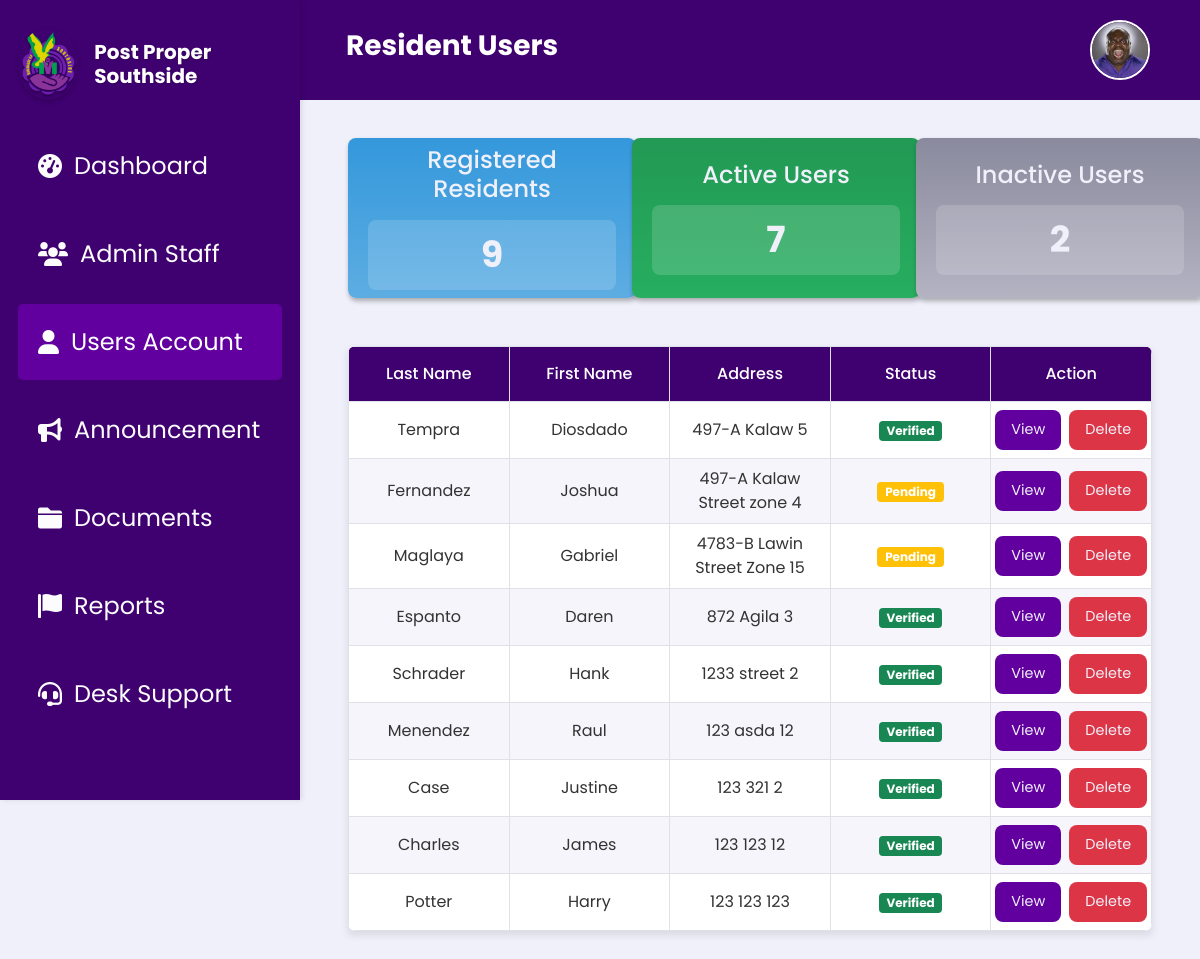
Page /users.php (signed in) on the earlier database version.
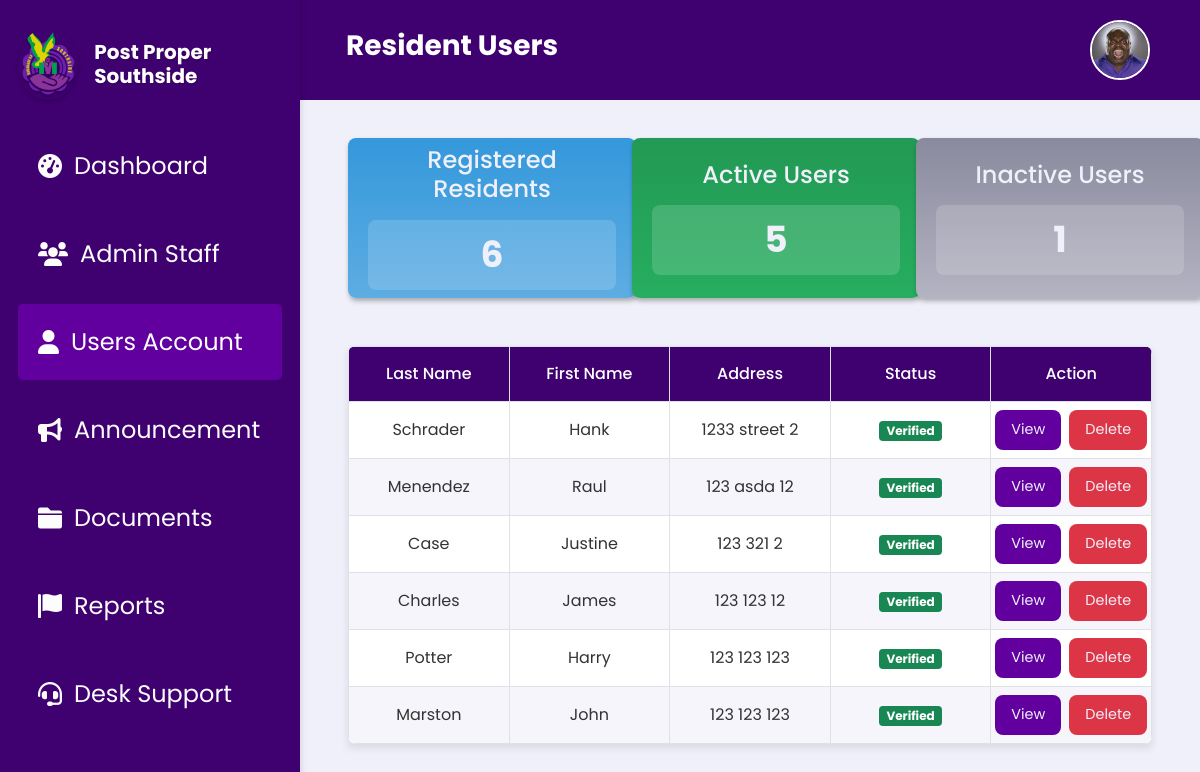
Same page on the later database version.
### tables this page shows
CREATE TABLE `user_accounts` (
  `id` int(11) NOT NULL,
  `firstName` varchar(50) NOT NULL,
  `lastName` varchar(50) NOT NULL,
  `username` varchar(50) NOT NULL,
  `age` int(11) DEFAULT NULL,
  `gender` enum('male','female') NOT NULL,
  `adrHouseNo` varchar(10) DEFAULT NULL,
  `adrZone` varchar(20) DEFAULT NULL,
  `adrStreet` varchar(100) DEFAULT NULL,
  `birthday` varchar(255) DEFAULT NULL,
  `password` varchar(255) NOT NULL,
  `user_profile_picture` longtext NOT NULL,
  `last_active` timestamp NULL DEFAULT NULL,
  `full_name` varchar(255) GENERATED ALWAYS AS (concat(`firstName`,' ',`lastName`)) STORED,
  `status` enum('pending','verified','rejected') NOT NULL DEFAULT 'pending',
  `user_valid_id` longtext DEFAULT NULL,
  `user_valid_id_back` longtext DEFAULT NULL
);

### users.php (the view, shortened to what this page needs)
<?php
include 'db.php';
$inactiveThreshold = date('Y-m-d H:i:s', strtotime('-30 days'));
try {
    $sql = "SELECT id, firstName, lastName, age, gender, adrHouseNo, adrZone, adrStreet, birthday, status FROM user_accounts";
    $stmt = $conn->prepare($sql);
    $stmt->execute();
    $users = $stmt->fetchAll(PDO::FETCH_ASSOC);
    $registeredResidentsQuery = "SELECT COUNT(*) AS count FROM user_accounts";
    $registeredResidentsResult = $conn->query($registeredResidentsQuery)->fetch(PDO::FETCH_ASSOC);
    $registeredResidentsCount = $registeredResidentsResult['count'];
    $activeUsersQuery = "SELECT COUNT(*) AS count FROM user_accounts
                        WHERE last_active >= :threshold";
    $stmt = $conn->prepare($activeUsersQuery);
    $stmt->bindParam(':threshold', $inactiveThreshold);
    $stmt->execute();
    $activeUsersResult = $stmt->fetch(PDO::FETCH_ASSOC);
    $activeUsersCount = $activeUsersResult['count'];
    $inactiveUsersCount = $registeredResidentsCount - $activeUsersCount;
} catch (PDOException $e) {
    echo "Error: " . $e->getMessage();
    exit;
}
?>
<!DOCTYPE html>
<html lang="en">
<head>
    <link rel="stylesheet" href="css/users.css">
    <link rel="stylesheet" href="https://cdn.jsdelivr.net/npm/bootstrap@5.0.2/dist/css/bootstrap.min.css">
</head>
<body>
<?php
    $pageTitle = "Resident Users";
    include 'header.php';
    include 'sidebar.php';
?>
<div class="main-content">
    <div class="container mt-4 px-4">
        <div class="row justify-content-center mb-5" style="max-width: 100vw; margin: 0 auto;">
            <div class="col-md-4 px-4">
                <div class="stat-box total-resident text-center py-3">
                    <h4>Registered Residents</h4>
                    <div class="stat-number"><?php echo $registeredResidentsCount; ?></div>
                </div>
            </div>
            <div class="col-md-4 px-4">
                <div class="stat-box active-user text-center py-3">
                    <h4>Active Users</h4>
                    <div class="stat-number"><?php echo $activeUsersCount; ?></div>
                </div>
            </div>
            <div class="col-md-4 px-4">
                <div class="stat-box inactive-user text-center py-3">
                    <h4>Inactive Users</h4>
                    <div class="stat-number"><?php echo $inactiveUsersCount; ?></div>
                </div>
            </div>
        </div>
        <div class="table-responsive">
            <table class="table table-bordered mb-0">
                <thead>
                    <tr>
                        <th data-sort="string">Last Name</th>
                        <th data-sort="string">First Name</th>
                        <th data-sort="string">Address</th>
                        <th data-sort="status">Status</th>
                        <th>Action</th>
                    </tr>
                </thead>
                <tbody>
                    <?php foreach ($users as $user): ?>
                    <tr>
                        <td><?php echo htmlspecialchars($user['lastName']); ?></td>
                        <td><?php echo htmlspecialchars($user['firstName']); ?></td>
                        <td>
                            <?php
                                echo htmlspecialchars($user['adrHouseNo']) . " " .
                                    htmlspecialchars($user['adrStreet']) . " " .
                                    htmlspecialchars($user['adrZone']);
                            ?>
                        </td>
                        <td>
                            <?php
                                $statusBadgeClass = '';
                                $status = strtolower($user['status']);
                                switch($status) {
                                    case 'verified':
                                        $statusBadgeClass = 'badge bg-success';
                                        break;
                                    default:
                                        $statusBadgeClass = 'badge bg-warning';
                                        break;
                                }
                            ?>
                            <span class="<?php echo $statusBadgeClass; ?>">
                                <?php echo ucfirst($status ?? 'pending'); ?>
                            </span>
                        </td>
                        <td>
                            <div class="d-flex justify-content-center gap-2">
                                <a href="view_user.php?id=<?php echo $user['id']; ?>" class="action-button">View</a>
                                <button class="action-button button-delete" onclick="confirmDelete(<?php echo $user['id']; ?>)">Delete</button>
                            </div>
                        </td>
                    </tr>
                    <?php endforeach; ?>
                </tbody>
            </table>
        </div>
    </div>
</div>
</body>
</html>

### header.php (shortened to what this page needs)
<!DOCTYPE html>
<html lang="en">
<head>
    <link rel="stylesheet" href="css/header.css">
    <link href="https://cdn.jsdelivr.net/npm/bootstrap@5.0.2/dist/css/bootstrap.min.css" rel="stylesheet">
</head>
<body>
<?php
require 'db.php';
$pageTitle = isset($pageTitle) ? $pageTitle : "Default Title";
if (isset($_SESSION['loggedin']) && $_SESSION['loggedin'] === true && isset($_SESSION['admin_id'])) {
    $adminId = $_SESSION['admin_id'];
    $profileLink = "admin_profile.php";
    try {
        $sql = "SELECT profile_picture FROM admin_accounts WHERE id = ?";
        $stmt = $conn->prepare($sql);
        $stmt->execute([$adminId]);
        $admin = $stmt->fetch(PDO::FETCH_ASSOC);
        $profilePicture = !empty($admin['profile_picture']) ? $admin['profile_picture'] : 'assets/profile.jpg';
    } catch (PDOException $e) {
        echo "Error fetching profile picture: " . $e->getMessage();
        $profilePicture = 'assets/profile.jpg';
    }
} else {
    $profileLink = "splash.php";
    $profilePicture = 'assets/profile.jpg';
}
?>
<div class="header-container">
    <h1 class="page-title"><?php echo $pageTitle; ?></h1>
    <div class="account">
        <a href="<?php echo $profileLink; ?>" class="account-link">
            <img src="<?php echo $profilePicture; ?>" alt="Admin Profile" class="img-fluid rounded-circle account-icon">
        </a>
    </div>
</div>
</body>
</html>

### sidebar.php (shortened to what this page needs)
<!DOCTYPE html>
<html lang="en">
<head>
    <link rel="stylesheet" href="css/Sidebar.css">
    <link rel="stylesheet" href="https://cdnjs.cloudflare.com/ajax/libs/font-awesome/6.0.0-beta3/css/all.min.css">
</head>
<body>
<div class="sidebar">
    <div class="logo-section">
        <img src="assets/Southside.png" alt="Logo" class="logo" onclick="redirectToDashboard()">
        <h3 class="sidebar-title" onclick="redirectToDashboard()">Post Proper Southside</h3>
    </div>
    <?php
    $current_page = basename($_SERVER['PHP_SELF']);
    ?>
    <a href="dashboard.php" class="sidebar-link <?= $current_page == 'dashboard.php' ? 'active' : '' ?>">
        <i class="fas fa-tachometer-alt"></i> Dashboard
    </a>
    <a href="admin_staff.php" class="sidebar-link <?= $current_page == 'admin_staff.php' ? 'active' : '' ?>">
        <i class="fas fa-users"></i> Admin Staff
    </a>
    <a href="users.php" class="sidebar-link <?= $current_page == 'users.php' ? 'active' : '' ?>">
        <i class="fa-solid fa-user"></i> Users Account
    </a>
    <a href="announcement.php" class="sidebar-link <?= $current_page == 'announcement.php' ? 'active' : '' ?>">
        <i class="fas fa-bullhorn"></i> Announcement
    </a>
    <a href="documents.php" class="sidebar-link <?= $current_page == 'documents.php' ? 'active' : '' ?>">
        <i class="fas fa-folder"></i>Documents
    </a>
    <a href="reports.php" class="sidebar-link <?= $current_page == 'reports.php' ? 'active' : '' ?>">
        <i class="fas fa-flag"></i> Reports
    </a>
    <a href="desk_support.php" class="sidebar-link <?= $current_page == 'desk_support.php' ? 'active' : '' ?>">
        <i class="fas fa-headset"></i> Desk Support
    </a>
</div>
</body>
</html>

### css/Users.css (style rules this page uses)
:root { --text-dark: #06070f; --text-light: #f0f0fa; --main-color: #61009f; --header-color: #3f0070; --button-default: #8a43c5; --button-hover: #b52aff; --focus-textfield: #9b4dff; --box-shadow: 1px 3px 5px rgba(0, 0, 0, 0.3); --container-blue: linear-gradient(180deg, #3498db, #5dade2); --container-yellow: linear-gradient(180deg, #d68910, #f5b041); --container-green: linear-gradient(180deg, #229954, #27ae60); }
body { font-family: "Poppins", sans-serif; background-color: #f0f0fa !important; }
.main-content { padding-top: 1.5rem; padding-bottom: 2rem; margin-left: 18.5rem; }
.stat-box { display: flex; justify-content: center; align-items: center; font-family: "Poppins", sans-serif; border-radius: 0.5rem !important; padding: 1.25rem; border: none !important; box-shadow: var(--box-shadow); transition: transform 0.3s ease; text-align: center; color: var(--text-light); flex-direction: column; }
.stat-box h4 { font-size: 1.5rem; margin-bottom: 1rem; text-align: center; width: 100%; }
.stat-number { font-size: 2rem; font-weight: 700; border-radius: 0.5rem; width: 100%; padding: 0.5rem; background: rgba(255, 255, 255, 0.15); display: flex; justify-content: center; align-items: center; }
.total-resident { background: var(--container-blue); }
.active-user { background: var(--container-green); }
.inactive-user { background: linear-gradient(180deg, #8a8a9e, #b3b3c2); }
.table-responsive { margin: 2.813rem 1.5rem 0; max-width: 100%; display: flex; justify-content: center; box-shadow: 0 4px 8px rgba(0, 0, 0, 0.1); }
.table { font-family: "Poppins", sans-serif; width: 100%; border-collapse: collapse; table-layout: fixed; background-color: white; border-radius: 8px; overflow: hidden; box-shadow: 0 4px 6px rgba(0, 0, 0, 0.1); }
.table thead th { background-color: var(--header-color) !important; color: white !important; font-weight: 500; padding: 15px 10px; text-align: center; }
.table tbody tr:nth-child(odd) { background-color: #ffffff; }
.table tbody tr:nth-child(even) { background-color: #f5f5fb; }
.table td { word-wrap: break-word; color: #333; padding: 12px 10px; text-align: center; vertical-align: middle; }
.badge { padding: 8px 12px; font-weight: 500; font-size: 0.85rem; border-radius: 6px; }
.action-button { width: 6.25rem; height: 2.5rem; background-color: var(--main-color); color: var(--text-light); display: flex; align-items: center; justify-content: center; border: none; border-radius: 0.5rem; text-decoration: none; cursor: pointer; margin: 0 auto; transition: all 0.3s ease; font-size: 0.9rem; padding: 8px 16px; }
.button-delete { background-color: #dc3545 !important; }
.gap-2 { gap: 0.5rem !important; }
@media (max-width: 1200px) { .main-content { margin-left: 200px; } }
@media (max-width: 1200px) { .stat-box { height: 10rem; width: 18rem; } }
@media (max-width: 1200px) { .stat-box h4 { font-size: 1.5rem; } }
@media (max-width: 1200px) { .stat-number { font-size: 2.25rem; } }

### css/header.css (style rules this page uses)
* { margin: 0; padding: 0; box-sizing: border-box; }
body { padding-top: 90px; }
.header-container { background-color: #3f0070; padding: 20px 50px; margin-left: 18.5rem; text-align: left; position: fixed; display: flex; justify-content: space-between; align-items: center; width: calc(100% - 18.5rem); z-index: 1000; top: 0; right: 0; }
.page-title { font-size: 28px; color: #ffffff; font-weight: bold; font-family: "Poppins", sans-serif; }
.account { display: flex; align-items: center; }
.account-link { display: inline-block; }
.account-icon { width: 3.75rem; height: auto; border-radius: 50%; aspect-ratio: 1 / 1; object-fit: cover; border: 0.125rem solid #ffffff; transition: transform 0.3s ease; }

Differences in the rows shown:
removed user_accounts: lastName "Tempra", firstName "Diosdado", adrHouseNo "497-A", adrStreet "Kalaw", adrZone "5", status "Verified"
removed user_accounts: lastName "Fernandez", firstName "Joshua", adrHouseNo "497-A", adrStreet "Kalaw Street", adrZone "zone 4", status "Pending"
removed user_accounts: lastName "Maglaya", firstName "Gabriel", adrHouseNo "4783-B", adrStreet "Lawin Street", adrZone "Zone 15", status "Pending"
removed user_accounts: lastName "Espanto", firstName "Daren", adrHouseNo "872", adrStreet "Agila", adrZone "3", status "Verified"
added user_accounts: lastName "Marston", firstName "John", adrHouseNo "123", adrStreet "123", adrZone "123", status "Verified"
Other differences:
$registeredResidentsCount: "9" → "6"
$activeUsersCount: "7" → "5"
$inactiveUsersCount: "2" → "1"
